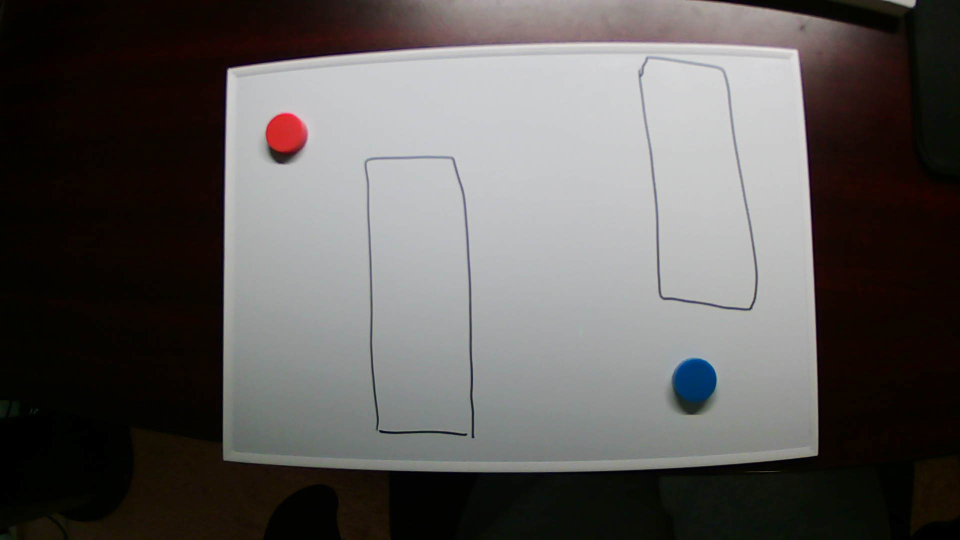
#> input picture Image Processing/test_maze1.jpg, 1920 x 1080 px (shown at 1/2 size)
$ python -i image_processing.py   (imports and definitions only)
#> lines starting #> are read from the running program, lines starting #| are printed output that depends on the picture; after the words box and inside, x2 and y2 are one past the last pixel; in counts of white or black regions, pixels touching at a corner belong together
import cv2 as cv
import numpy as np
import json
import os
from typing import List, Tuple, Optional

MAX_VALUE = 255
BGR_LENGTH = 3
GRID_HEIGHT = 63
GRID_WIDTH = 65
IMAGE_HEIGHT = 480
IMAGE_WIDTH = 640
X1, Y1 = 130, 20 # Top Left Corner
X2, Y2 = IMAGE_WIDTH - 120, 40 # Top Right Corner
X3, Y3 = IMAGE_WIDTH - 130, IMAGE_HEIGHT - 60 # Bottom Right Corner
X4, Y4 = 110, IMAGE_HEIGHT - 70 # Bottom Left Corner
KERNEL = (7, 7)
THRESH_BLOCK = 11
THRESH_C = 9
THRESH_LOW = 50
THRESH_HIGH = 150
ITERATIONS = 5
APPROXIMATION_TOLERANCE = 0.02
COLOR_DIFFERENCE_TOLERANCE = 1.2
SKEW_TOLERANCE = 0.95
RECT_LENGTH = 4
RECT_ROW = 4
RECT_COL = 2


class Maze:
    def __init__(self, image_path: str | os.PathLike) -> None:
#> called with image_path = 'test_maze1.jpg'
        self.image = cv.imread(image_path)
#> self.image is the input picture: shape (1080, 1920, 3); mean B, G, R 88.5, 90.1, 93.4
        self.original = self.image.copy()
        self.start = None
        self.end = None
        self._kernel = np.ones(KERNEL, np.uint8)

    def run(self) -> None:
        """Applies all the required transformations to the maze."""
        self.crop_image()
        self.fix_skew()
        self.get_binary()
        self.get_markers()
        self.get_output()

    # [5 lines left out: function show, not called in this run]

    def crop_image(self) -> None:
        """Manually crops the camera input to the playable area"""
        pts = np.array([[X1, Y1], [X2, Y2], [X3, Y3], [X4, Y4]], dtype=np.float32)
        dst_pts = np.array([[0, 0], [IMAGE_WIDTH - 1, 0], [IMAGE_WIDTH - 1, IMAGE_HEIGHT - 1], [0, IMAGE_HEIGHT - 1]], dtype=np.float32)
        matrix = cv.getPerspectiveTransform(pts, dst_pts)
        self.image = cv.warpPerspective(self.image, matrix, (IMAGE_WIDTH, IMAGE_HEIGHT))
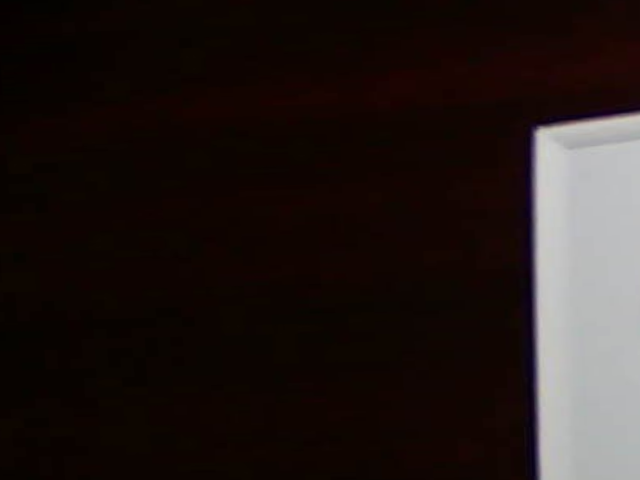
#> self.image: shape (480, 640, 3); mean B, G, R 24.3, 26.6, 35.8
        self.original = self.image.copy()

    def fix_skew(self, tolerance: float=SKEW_TOLERANCE) -> None:
        """Corrects the skew in the image by finding the largest rectangular contour and applying a perspective transform."""
#> called with tolerance = 0.95
        blurred = cv.GaussianBlur(self.image, KERNEL, cv.BORDER_DEFAULT)
        edges = cv.Canny(blurred, THRESH_LOW, THRESH_HIGH)
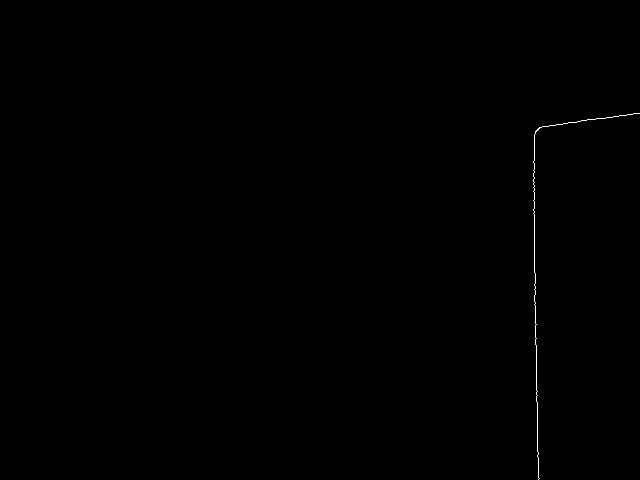
#> edges: shape (480, 640); 0.15% white in thin lines or dots, all inside (x1, y1, x2, y2) = (533, 113, 640, 480)
        edges = cv.dilate(edges, self._kernel, iterations=ITERATIONS)
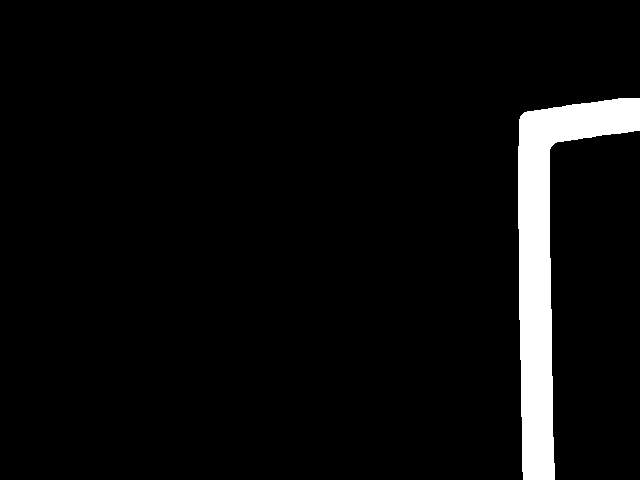
#> edges: shape (480, 640); 4.8% white; 1 white region

        # Find largest rectangle to crop image
        contours, _ = cv.findContours(edges, cv.RETR_LIST, cv.CHAIN_APPROX_SIMPLE)
#> contours = 1 contour; box (x1, y1, x2, y2) and area: (518, 98, 640, 480) 14412
        contours = sorted(contours, key=cv.contourArea, reverse=True)
        rect_points = self._find_largest_rectangle_contour(contours)

        # Calculate adjusted rectangle points
        center = np.mean(rect_points, axis=0)
        rect_points = (rect_points - center) * tolerance + center

        # Apply perspective transformation
        rect = self._order_rectangle_points(rect_points)
        width, height = int(np.linalg.norm(rect[0] - rect[1])), int(np.linalg.norm(rect[1] - rect[2]))
        dst = np.array([[0, 0], [width - 1, 0], [width - 1, height - 1], [0, height - 1]], dtype="float32")
        M = cv.getPerspectiveTransform(rect, dst)
        self.image = cv.warpPerspective(self.image, M, (width, height))
        self.original = self.image.copy()

    # [26 lines left out: functions get_binary, get_markers, get_output, not called in this run]

    def _find_largest_rectangle_contour(self, contours: List[np.ndarray], tolerance: float=APPROXIMATION_TOLERANCE) -> np.ndarray:
        """Finds the largest contour with four corners (assumed to be a rectangle)."""
#> called with tolerance = 0.02
        for contour in contours:
            approx = cv.approxPolyDP(contour, tolerance * cv.arcLength(contour, True), True)
            if len(approx) == RECT_LENGTH:
                return approx.reshape(RECT_ROW, RECT_COL)
#> this loop made 1 pass
#> (the run stopped early here; a loop or call above may not have finished)

$ run again, on Image Processing/test_maze3.jpg
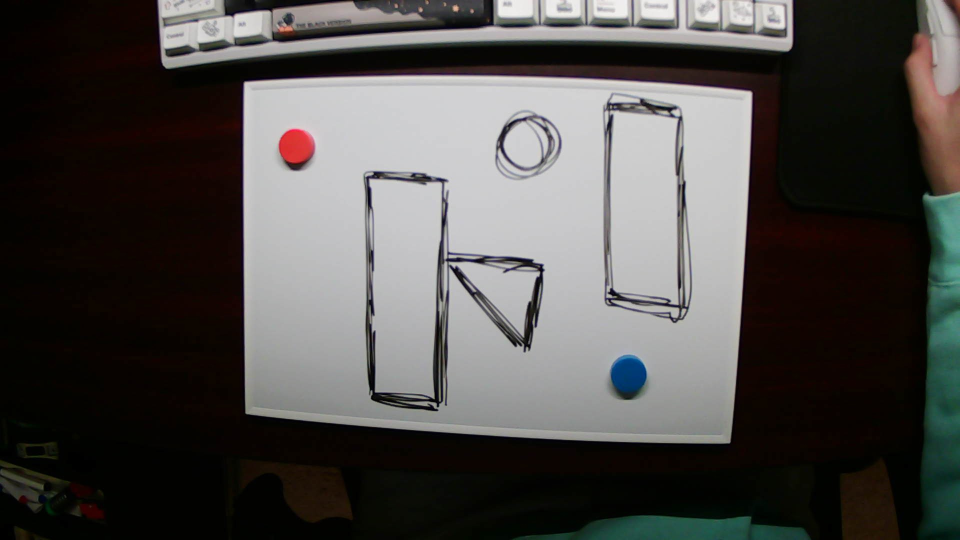
#> input picture Image Processing/test_maze3.jpg, 1920 x 1080 px (shown at 1/2 size)
#> in __init__, self.image is the input picture: shape (1080, 1920, 3); mean B, G, R 73.9, 76, 78.3
#> self.image: shape (480, 640, 3)
#> in fix_skew, `edges = cv.Canny(blurred, THRESH_LOW, THRESH_HIGH)`:
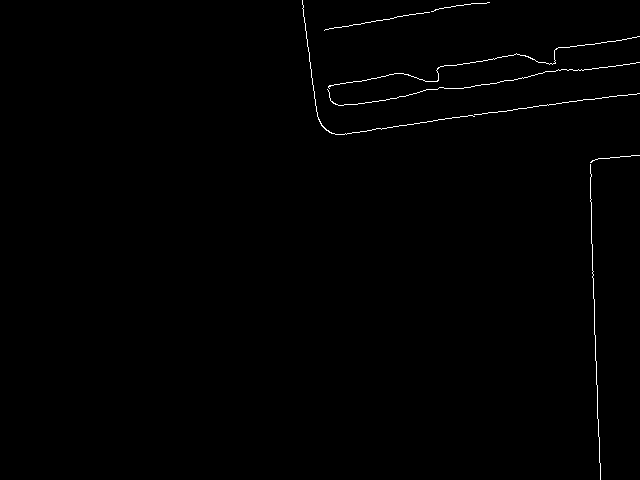
#> edges: shape (480, 640); 0.54% white in thin lines or dots, all inside (x1, y1, x2, y2) = (302, 0, 640, 480)
#> in fix_skew, `edges = cv.dilate(edges, self._kernel, iterations=ITERATIONS)`:
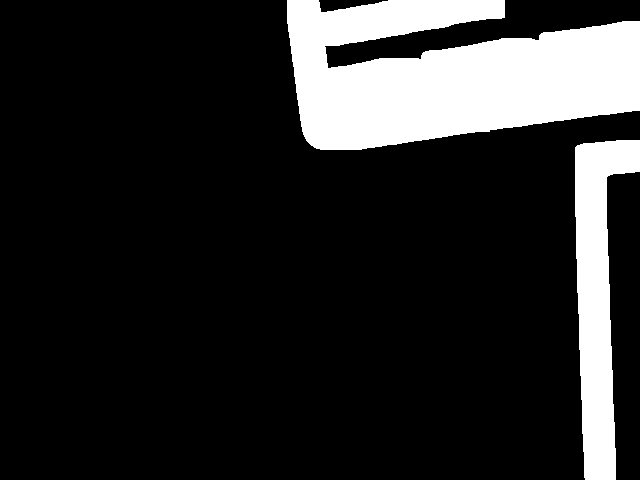
#> edges: shape (480, 640); 16.1% white; 2 white regions
#> contours = 2 contours; box (x1, y1, x2, y2) and area: (287, 0, 640, 150) 36950, (575, 140, 640, 480) 11502
#> the loop in _find_largest_rectangle_contour, `for contour in contours:` made 2 passes
